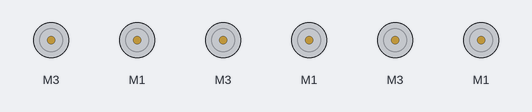
This sketch was run on a simulated Arduino Mega 2560, built with avr-gcc and run on an emulated ATmega2560. Parts: 6 × DC motor (green arrow = forward, orange = backward, longer = faster). At 28.1 s the program stops and its outputs stay as they are.

Above: at 0.1 s.
At 1.1 s:
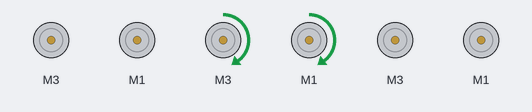
At 11.3 s:
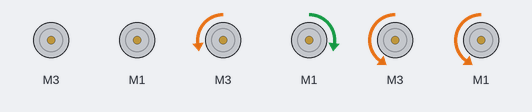
At 12.6 s:
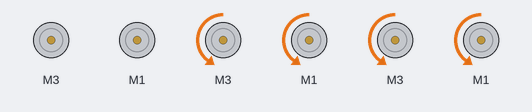
At 19.1 s:
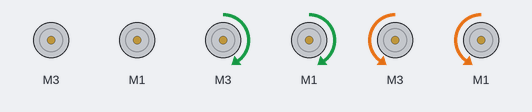
At 26.4 s:
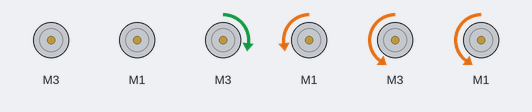
Timing chart, 0 to 29.1 s (numbered marks = the images above):
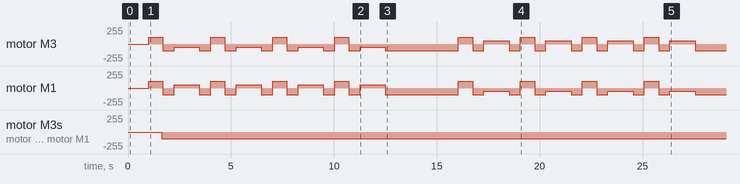

The sketch:

SpinInASquare.ino
```cpp
/* B3_SpinSquare.ino
   Drive the TWO-WHEELED Bread Board Bot (BBbot, B^3)
   in a square, stopping at (or near!) end point.

   Arduino: Arduino Mega 256 v3 Clone
   Motor Shield: Adafruit assembled Motor Shield for Arduino v2
   ---->  http://www.adafruit.com/products/1438

   Programmer: Dave Eslinger; June 7, 2015
   Revisions:
*/
#include <Wire.h>
#include <Adafruit_MotorShield.h>
#include <math.h>
#include <breadboardbot.h>

// Create the motor shield object with the default I2C address
Adafruit_MotorShield AFMS = Adafruit_MotorShield();

// Define Constants
const byte TESTSPEED = 100;
const byte DIRECTION = TURNLEFT;

// Define 'ports' for motors.
const byte LEFT_MOTOR_PORT = 3;
const byte RIGHT_MOTOR_PORT = 1;
// Create pointers to motor control objects
Adafruit_DCMotor *motorLeft = AFMS.getMotor(LEFT_MOTOR_PORT);
Adafruit_DCMotor *motorRight = AFMS.getMotor(RIGHT_MOTOR_PORT);

void setup(void){
  AFMS.begin();  // create with the default frequency 1.6KHz
  // Turn off all motors to start, just a good habit
  motorLeft->run(RELEASE);
  motorRight->run(RELEASE);
}

void loop(void){

  delay(1000); // Delay for a second to give time to place the robot.

  // Autonomous loop for driving in a square
  for ( byte leg = 1; leg <= 4; leg++ ) {
    drive(10., TESTSPEED, *motorLeft, *motorRight);// Forward for 10 inches
    allStop(FORWARD, *motorLeft, *motorRight);
    delay(500);
    spin(-90., 50, *motorLeft, *motorRight); // 90 deg. to left
    allStop(FORWARD, *motorLeft, *motorRight);
    delay(500);  // Pause for 1/2 a second after turning
  }
  delay(3000);
  for ( byte leg = 1; leg <= 4; leg++ ) {
    drive(10., TESTSPEED, *motorLeft, *motorRight);// Forward for 10 inches
    allStop(FORWARD, *motorLeft, *motorRight);
    delay(500);
    spin(90., 50, *motorLeft, *motorRight); // 90 deg. to left
    allStop(FORWARD, *motorLeft, *motorRight);
    delay(500);  // Pause for 1/2 a second after turning
  }
  while(1){}
}
```

Measured:
- by itself, motor M3, motor M1: stopped → backward 100/255 at 1.6 s
- by itself, motor M1: stopped → forward 100/255 at 1.0 s, → backward 100/255 0.69 s later, → forward 50/255 0.55 s later, → backward 100/255 1.2 s later, … (32 changes in this stretch)
- by itself, motor M3: stopped → forward 100/255 at 1.0 s, → backward 100/255 0.69 s later, → backward 50/255 0.55 s later, → backward 100/255 1.2 s later, … (32 changes in this stretch)
